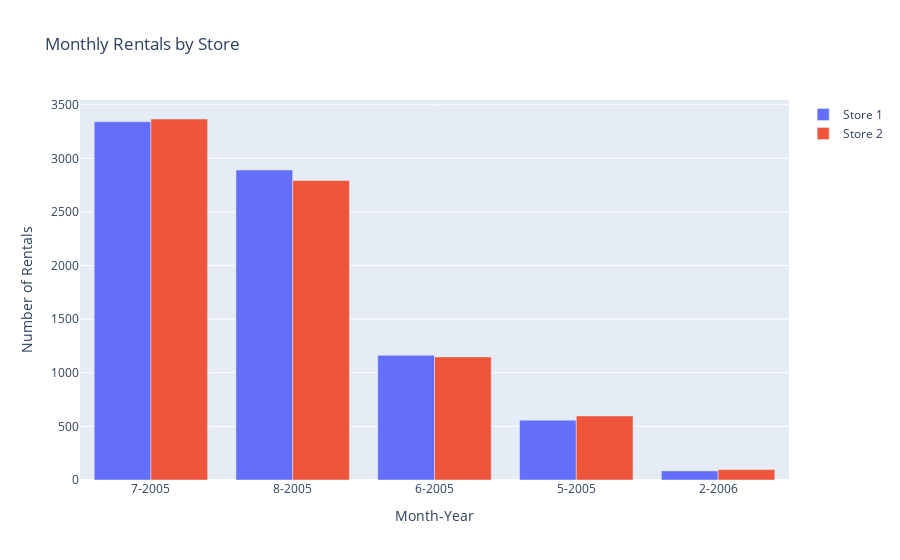

Notebook code for this chart:
### Code cell
import pandas as pd
import plotly.graph_objects as go

# CSVファイルを読み込む
df = pd.read_csv('SQL_Homework3.csv')

# 棒グラフを作成するためにデータを整形する
data = []
for store_id in sorted(df['store_id'].unique()):
    store_data = df[df['store_id'] == store_id]
    data.append(go.Bar(
        x=store_data['rental_month'].astype(str) + '-' + store_data['rental_year'].astype(str),
        y=store_data['count_rentals'],
        name=f'Store {store_id}'
    ))

# レイアウトを定義
layout = go.Layout(
    title='Monthly Rentals by Store',
    xaxis=dict(title='Month-Year'),
    yaxis=dict(title='Number of Rentals'),
    barmode='group'
)

# グラフをプロット
fig = go.Figure(data=data, layout=layout)
fig.show()

### Figure 1 — Plotly figure (JSON) as saved in the notebook; plotly's stock layout.template omitted (floating-point values rounded to 4 significant figures)
{"data": [{"name": "Store 1", "type": "bar", "x": ["7-2005", "8-2005", "6-2005", "5-2005", "2-2006"], "y": [3342, 2892, 1163, 558, 85]}, {"name": "Store 2", "type": "bar", "x": ["7-2005", "8-2005", "6-2005", "5-2005", "2-2006"], "y": [3367, 2794, 1148, 598, 97]}], "layout": {"barmode": "group", "title": {"text": "Monthly Rentals by Store"}, "xaxis": {"title": {"text": "Month-Year"}}, "yaxis": {"title": {"text": "Number of Rentals"}}}}
